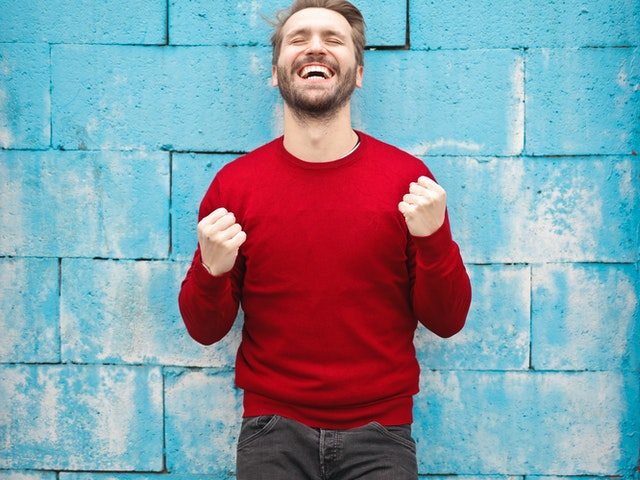
#> input picture images/boy.jpg, 640 x 480 px
$ python 05-transformations.py
#> lines starting #> are read from the running program, lines starting #| are printed output that depends on the picture
import cv2 as cv
import numpy as np

img = cv.imread("images/boy.jpg")
#> img is the input picture: shape (480, 640, 3); mean B, G, R 164.2, 151.1, 134.8

cv.imshow("Boy", img)

# translation
def translate(img, x, y):
#> called with x = 100, y = 100
    transMat = np.float32([[1, 0, x], [0, 1, y]])   # translation matrix
    dimensions = (img.shape[1], img.shape[0])       # width, height of the image
#> dimensions = (640, 480)
    return cv.warpAffine(img, transMat, dimensions)
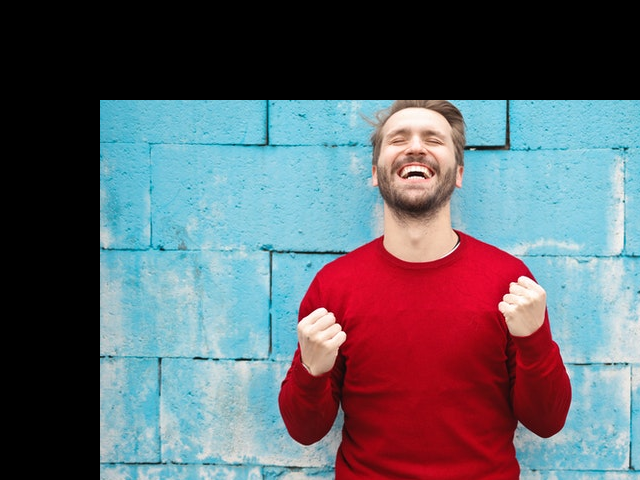
#> returned value: shape (480, 640, 3); mean of channels 0, 1, 2 106.8, 98, 95.6; drawn as B, G, R

# -y --> Up
# -x --> Left
# y --> Down
# x --> Right

translated = translate(img, 100, 100)       # shifting image right and down by 100 pixels
cv.imshow("Translated", translated)

# rotation
def rotate(img, angle, rotPoint=None):
#> called with angle = -90
    (height, width) = img.shape[:2]
#> height = 480; width = 640
    if rotPoint is None:
        rotPoint = (width//2, height//2)
#> rotPoint = (320, 240)

    rotMat = cv.getRotationMatrix2D(rotPoint, angle, 1.0)
    dimensions = (width, height)
#> dimensions = (640, 480)

    return cv.warpAffine(img, rotMat, dimensions)
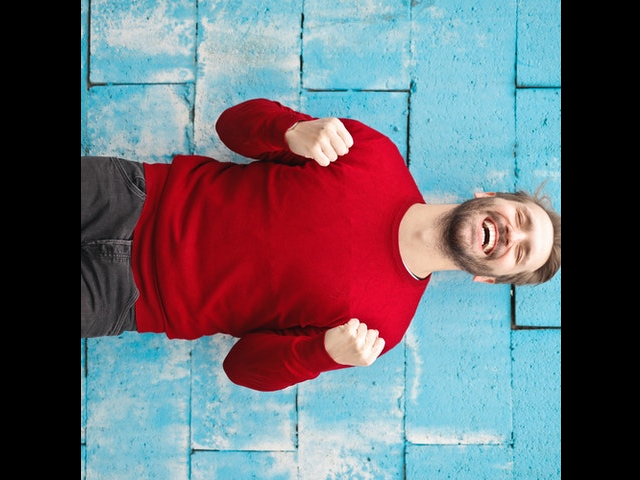
#> returned value: shape (480, 640, 3); mean of channels 0, 1, 2 113.9, 104.9, 105.6; drawn as B, G, R


rotated = rotate(img, -90)
cv.imshow("Rotated", rotated)


# Resizing

resized = cv.resize(img, (500, 500), interpolation=cv.INTER_CUBIC)
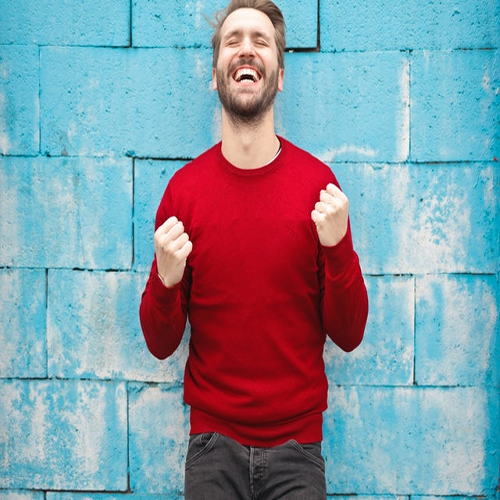
#> resized: shape (500, 500, 3); mean B, G, R 164.2, 151.1, 134.8
cv.imshow("Resized", resized)


# Flipping
flipped = cv.flip(img, 0) # 0 --> flip vertical, 1 --> flip horiontal, -1 --> flip both
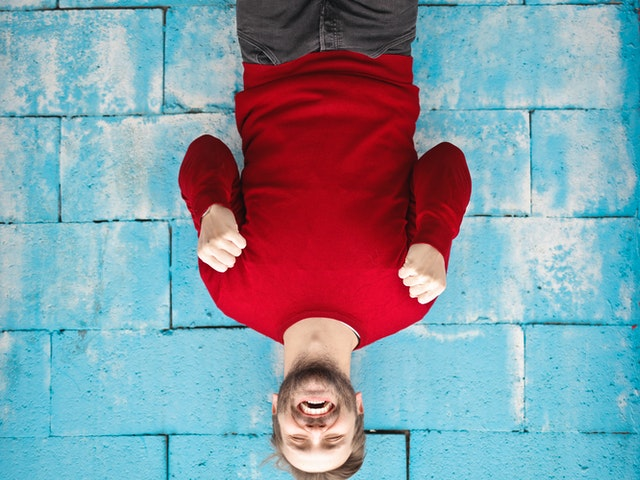
#> flipped: shape (480, 640, 3); mean B, G, R 164.2, 151.1, 134.8
cv.imshow("Flipped", flipped)

# Cropping
cropped = img[200:300, 100:400]
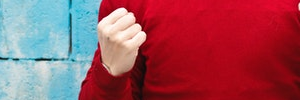
#> cropped: shape (100, 300, 3); mean B, G, R 92.5, 79.1, 156.9
cv.imshow("Cropped", cropped)

cv.waitKey(0)

$ run again, with images/cat_large.jpg copied over images/boy.jpg
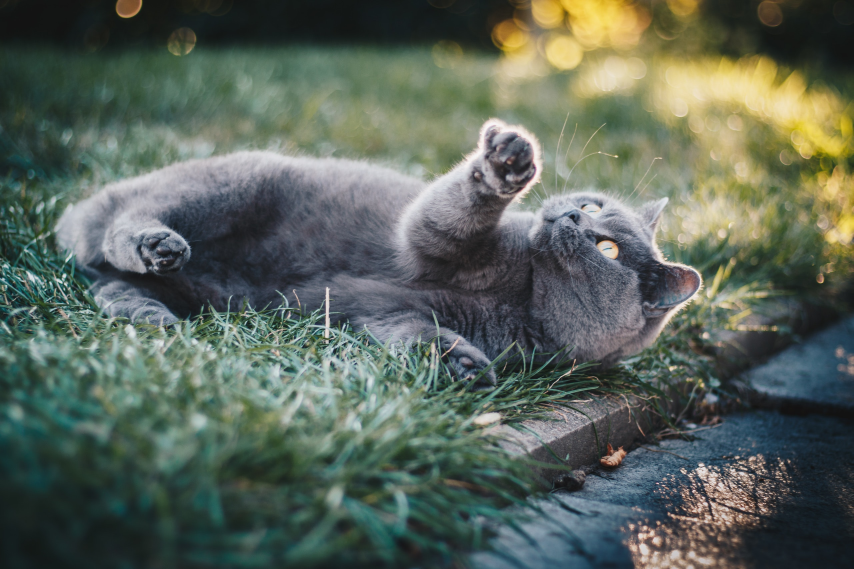
#> input picture images/cat_large.jpg, 2560 x 1707 px (shown at 1/3 size)
#> img is the input picture: shape (1707, 2560, 3); mean B, G, R 90.3, 100.9, 90.4
#> `flipped = cv.flip(img, 0)`:
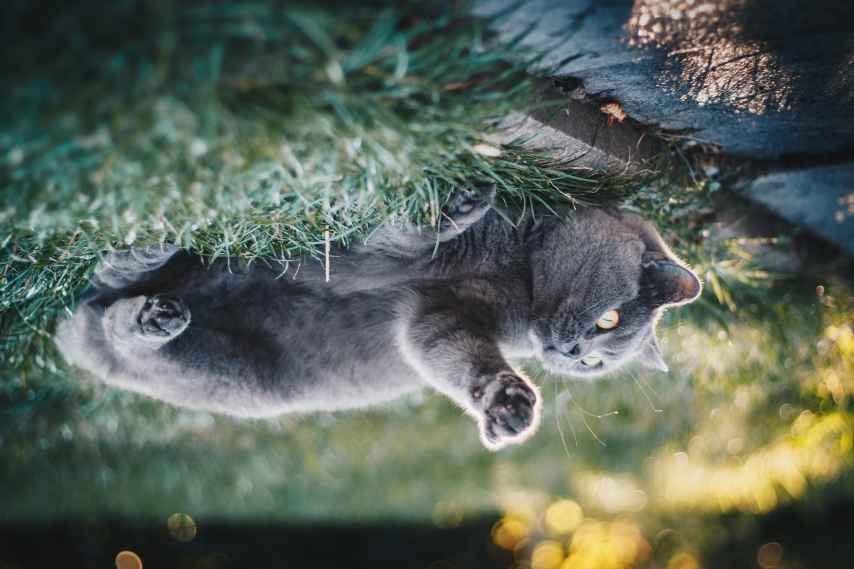
#> flipped: shape (1707, 2560, 3) (shown at 1/3 size); mean B, G, R 90.3, 100.9, 90.4
#> `cropped = img[200:300, 100:400]`:
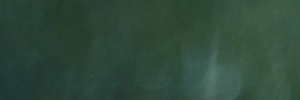
#> cropped: shape (100, 300, 3); mean B, G, R 59.1, 73.6, 48.2
